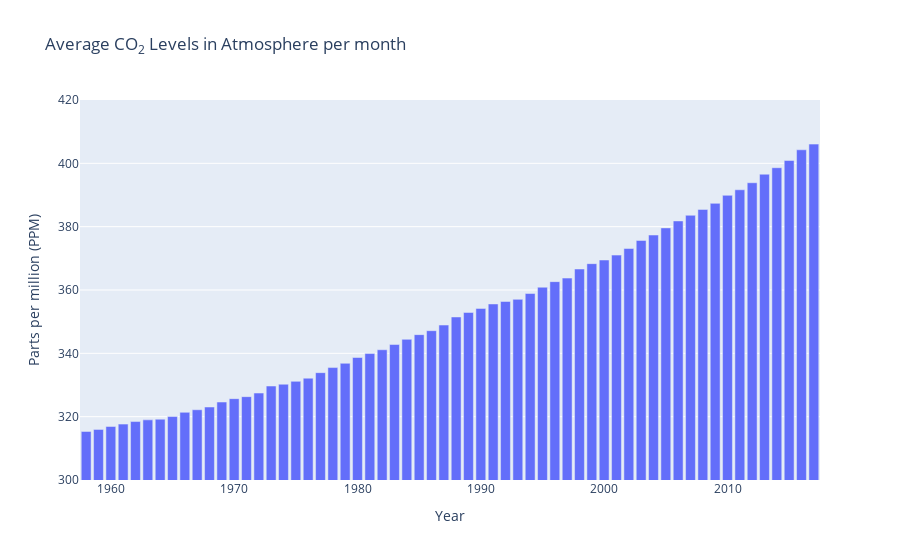

The cell this chart's notebook holds for it:
### Code cell
import plotly.offline as py
import plotly.graph_objs as go
import datetime as dt

grp1 = CO2_df.groupby(["year"]).mean()["Carbon Dioxide (ppm)"]
trace1 = go.Bar(x=grp1.index, y=grp1.values)
layout = go.Layout(
    title="Average CO<sub>2</sub> Levels in Atmosphere per month",
    yaxis=dict(title="Parts per million (PPM)", range=(300,420)),
    xaxis=dict(title="Year"))
figure = go.Figure(data=[trace1], layout=layout)
py.iplot(figure, filename="co2-ppm-year")

### Figure 1 — Plotly figure (JSON) as saved in the notebook; plotly's stock layout.template omitted (floating-point values rounded to 4 significant figures)
{"data": [{"type": "bar", "x": [1958, 1959, 1960, 1961, 1962, 1963, 1964, 1965, 1966, 1967, 1968, 1969, 1970, 1971, 1972, 1973, 1974, 1975, 1976, 1977, 1978, 1979, 1980, 1981, 1982, 1983, 1984, 1985, 1986, 1987, 1988, 1989, 1990, 1991, 1992, 1993, 1994, 1995, 1996, 1997, 1998, 1999, 2000, 2001, 2002, 2003, 2004, 2005, 2006, 2007, 2008, 2009, 2010, 2011, 2012, 2013, 2014, 2015, 2016, 2017], "y": [315.3, 316.0, 316.9, 317.6, 318.5, 319.0, 319.2, 320.0, 321.4, 322.2, 323.0, 324.6, 325.7, 326.3, 327.5, 329.7, 330.2, 331.2, 332.2, 333.9, 335.5, 336.9, 338.7, 339.9, 341.1, 342.8, 344.4, 345.9, 347.2, 348.9, 351.5, 352.9, 354.2, 355.6, 356.4, 357.0, 358.9, 360.9, 362.6, 363.8, 366.6, 368.3, 369.5, 371.0, 373.1, 375.6, 377.4, 379.6, 381.8, 383.6, 385.4, 387.4, 389.9, 391.6, 393.9, 396.6, 398.6, 400.9, 404.3, 406.1]}], "layout": {"title": {"text": "Average CO<sub>2</sub> Levels in Atmosphere per month"}, "xaxis": {"title": {"text": "Year"}}, "yaxis": {"range": [300, 420], "title": {"text": "Parts per million (PPM)"}}}}
